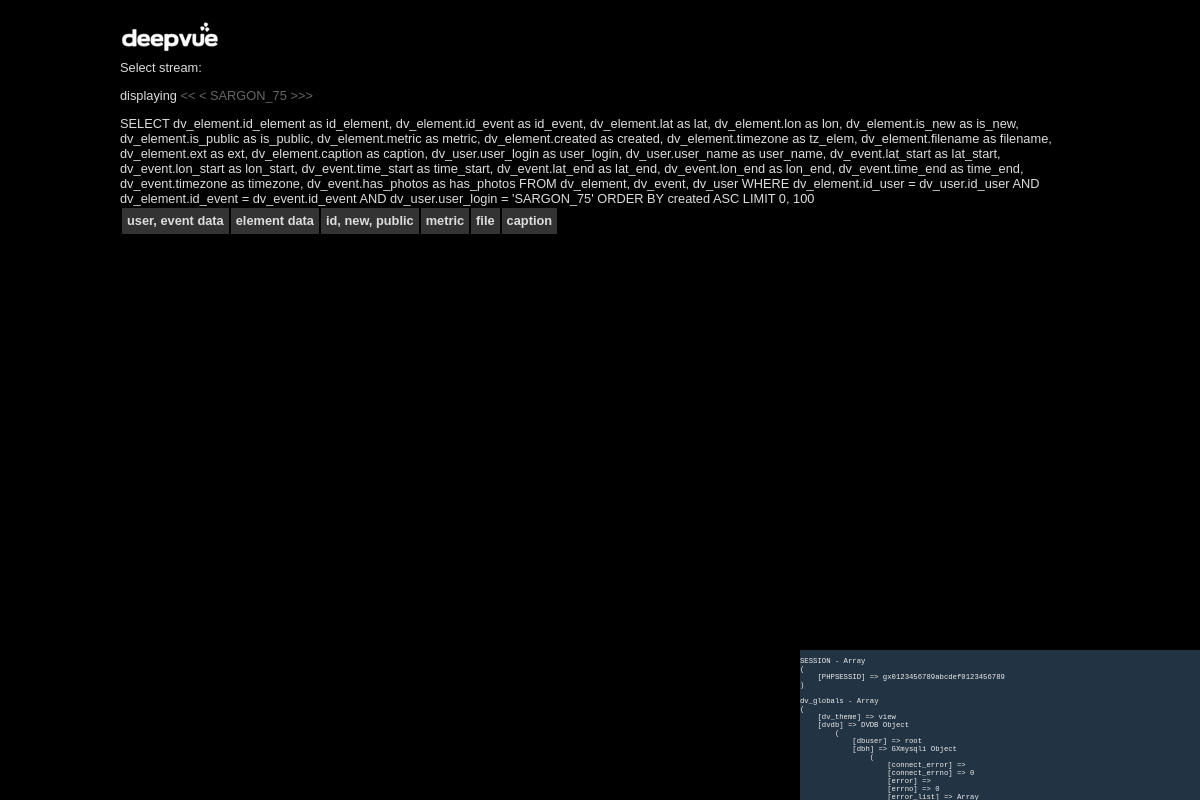
Before: /deep/admin/elements.php?user=SARGON_75 with the older database file.
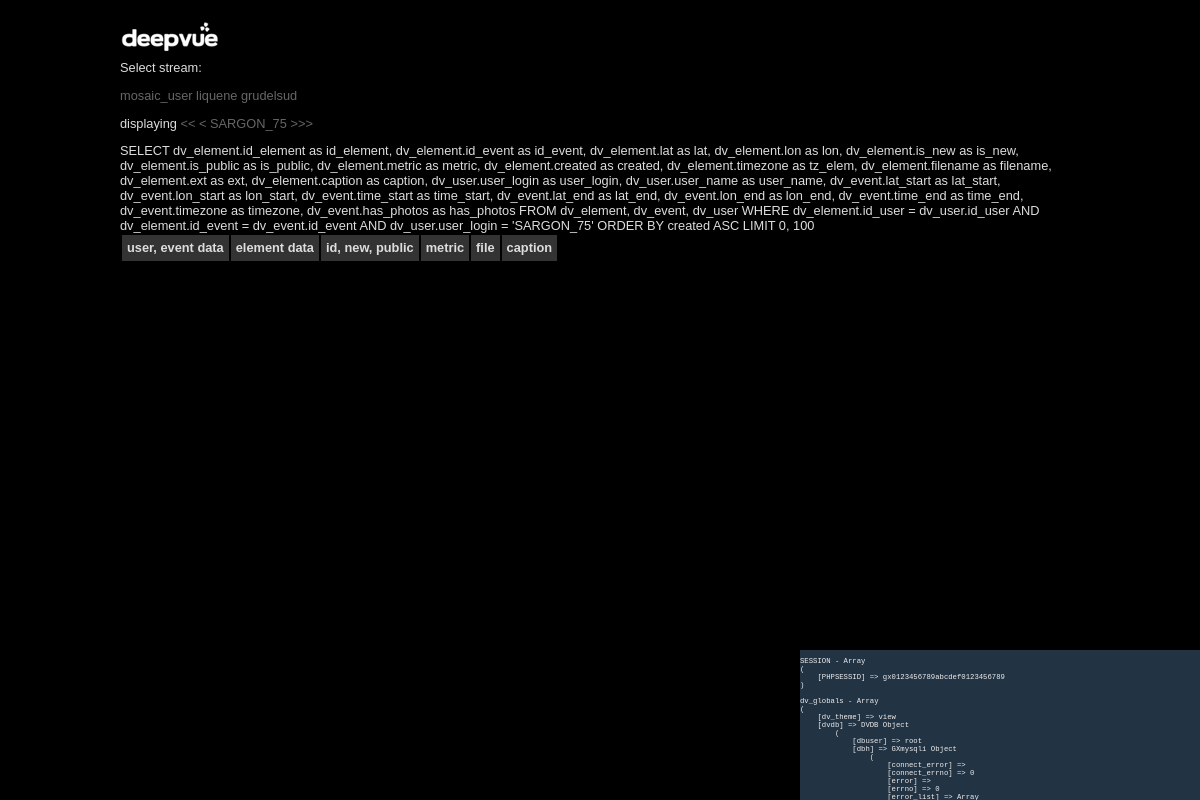
After: the same page with the newer database file.
### tables this page shows
CREATE TABLE `dv_user` (
  `id_user` int(10) unsigned NOT NULL auto_increment,
  `oauth_id` text,
  `oauth_token` text,
  `oauth_secret` text,
  `user_login` varchar(45) default NULL,
  `user_pass` varchar(45) default NULL,
  `user_email` varchar(45) default NULL,
  `user_code` varchar(45) default NULL,
  `user_status` varchar(45) default NULL,
  PRIMARY KEY  (`id_user`)
);

### deep/load.php (called while the page is built, shortened)
<?php
require_once( INC.'/dvdb.php');
$table_prefix  = 'dv_';
?>

### deep/includes/dvdb.php (called while the page is built, shortened)
<?php
class DVDB {
	var $dbh;
	var $last_result;
	var $num_rows;
	function __construct( $dbuser, $dbpassword, $dbname, $dbhost ) {
		$this->dbh = @mysql_connect( $dbhost, $dbuser, $dbpassword, true );
	}
	public function get_users( $id_user = "" ) {
		global $table_prefix;
		$tbl_user = $table_prefix."user";
		$sql  = "SELECT * FROM ".$tbl_user;
		$sql .= " ORDER BY id_user DESC;";
		$this->query( $sql );
		if( $this->num_rows > 0 ) {
			return $this->last_result;
		} else {
			return new stdClass();
		}
	}
	function query( $query ) {
		$dbh = &$this->dbh;
		$this->result = @mysql_query( $query, $dbh );
		if ( preg_match( "/^\\s*(insert|delete|update|replace|alter) /i", $query ) ) {
			$this->rows_affected = mysql_affected_rows( $dbh );
			if ( preg_match( "/^\\s*(insert|replace) /i", $query ) ) {
				$this->insert_id = mysql_insert_id($dbh);
			}
			$return_val = $this->rows_affected;
		} else {
			$i = 0;
			$num_rows = 0;
			while ( $row = @mysql_fetch_object( $this->result ) ) {
				$this->last_result[$num_rows] = $row;
				$num_rows++;
			}
			$this->num_rows = $num_rows;
			$return_val     = $num_rows;
		}
		return $return_val;
	}
}
?>

### deep/admin/elements.php (the view, shortened to what this page needs)
<?php
require_once('../load.php');
?>
<!DOCTYPE html PUBLIC "-//W3C//DTD XHTML 1.0 Transitional//EN" "http://www.w3.org/TR/xhtml1/DTD/xhtml1-transitional.dtd">
<html xmlns="http://www.w3.org/1999/xhtml">
<head>
<link href="./style.css" rel="stylesheet" type="text/css" />
</head>
<body>
<div id="wrapper">
Select stream: <?php
$users = $dvdb->get_users();
echo "<p>";
foreach( $users as $user ) {
	echo "<a href=\"?user=".$user->user_login."\">".$user->user_login."</a> ";
}
echo "</p>";
if( isset( $_GET['user'] ) ) {
	$page_size = 100;
	$user_login = $_GET['user'];
	if( isset( $_GET['offset']) ) {
		$limit = $_GET['offset'].", ".$page_size;
		$lows = $_GET['offset'] - 5 * $page_size;
		$low = $_GET['offset'] - $page_size;
		$high = $_GET['offset'] + $page_size;
		$highs = $_GET['offset'] + 5 * $page_size;
	} else {
		$lows = 0;
		$low = 0;
		$high = $page_size;
		$highs = 5 * $page_size;
	}
	echo "<p>displaying " .
	"<a href=\"?user=".$user_login."&offset=".$lows."\">&lt;&lt;</a> " .
	"<a href=\"?user=".$user_login."&offset=".$low."\">&lt;</a> " .
	"<a href=\"?user=".$user_login."\">".$user_login."</a> " .
	"<a href=\"?user=".$user_login."&offset=".$high."\">&gt;</a>" .
	"<a href=\"?user=".$user_login."&offset=".$highs."\">&gt;&gt;</a></p>";
?>
<table>
	<tr>
		<th colspan="2">user, event data</th>
		<th>element data</th>
		<th>id, new, public</th>
		<th>metric</th>
		<th>file</th>
		<th>caption</th>
	</tr>
<?php
} else {
	$elements = array();
}
?>
</table>
</div>
<?php
include('debug.php');
?>
</body>
</html>

### deep/admin/debug.php
<?php
if ( DEBUG == true ) {
	global $dv_globals;
?>
	<div id="debug">
		<pre>SESSION - <?php print_r( $_SESSION ); ?></pre>
		<pre>dv_globals - <?php print_r( $dv_globals ); ?></pre>
	</div>
<?php
}
?>

### deep/admin/style.css (style rules this page uses)
body { background: #000000; color: #DDD; margin: 0px; font-family: sans-serif; font-size: 0.8em; }
#wrapper { margin: 20px auto; width: 960px; position: relative; background: url('deepvue_small.jpg') top left no-repeat; padding: 40px 0 0; }
#debug { position: fixed; font-size: 70%; color: #EEE; z-index: 100; bottom: 0; right: 0; width: 400px; height: 150px; overflow: auto; background: #234; }
a { text-decoration: none; color: #666; }
th, td { padding: 5px; border-bottom: 1px solid #333; }
th, tr:hover { background: #333; }

Changed rows visible on the page:
added dv_user: user_login "mosaic_user"
added dv_user: user_login "liquene"
added dv_user: user_login "grudelsud"
